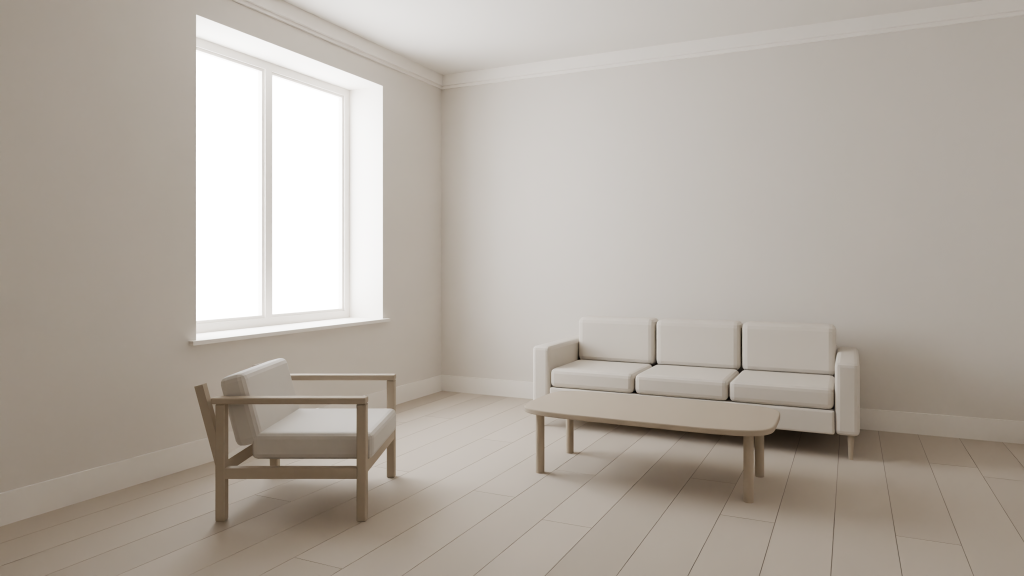
#> input picture assets/blockout/living-room/v4.1/clay.png, 2048 x 1152 px, given in place of pose-m0p-v8b.png, which was not available (shown at 1/2 size)
$ python m0p_fix3.py   (older library calls are emulated)
#> lines starting #> are read from the running program, lines starting #| are printed output that depends on the picture
### assets/renders/house-nordic-v7-2026-11-02/fix_v7.py
#!/usr/bin/env python3
"""
fix_v7.py: the designer's zero-token fixes on the v7 stills (docs/render-v7-review-2026-11-02.md section 7), as new files
next to the originals. render-agent, 2026-11-03. 0 var2 tokens. Nothing of v7 is overwritten.

Each fix reads the normalised still <out_dir>/<id>.png (2736x1539, the input of process_v7 / process_v8), writes
<out_dir>/<id>-fix.png (same size, ungraded) and <out_dir>/<id>-fix.json (what changed, how, the numbers), and leaves the
grade to process_v8.py (--render <id>-fix.png --suffix -fix -> -graded-fix / -frame-fix / -graded-os6-fix /
-measurements-fix / -lock-fix). Coordinates are fractions of the canvas (u right, v down), as in the clay selfcheck.

  python3 fix_v7.py kboy0 | doll | window | w0 | m0 [--preview]
"""
import argparse
import json
import os
import sys

import cv2
import numpy as np
from PIL import Image

HERE = os.path.dirname(os.path.abspath(__file__))
sys.path.insert(0, HERE)
import v7_frames as VF  # noqa: E402

DATE = "2026-11-03"


# ---------------------------------------------------------------------------------------------------------------
# small library
# ---------------------------------------------------------------------------------------------------------------
def load(path):
    return np.asarray(Image.open(path).convert("RGB")).astype(np.float32)


def save(arr, path):
    Image.fromarray(np.clip(arr + 0.5, 0, 255).astype(np.uint8)).save(path)


def gray(a):
    return cv2.cvtColor(np.clip(a, 0, 255).astype(np.uint8), cv2.COLOR_RGB2GRAY).astype(np.float32)


def px(st, u, v):
    """(u, v) fractions -> (x, y) pixels of the still."""
    return int(round(u * st.shape[1])), int(round(v * st.shape[0]))


# [29 lines left out: functions feather, grabcut, not called in this run]


def bbox(mask):
    ys, xs = np.nonzero(mask > 0.5)
    return int(xs.min()), int(xs.max()), int(ys.min()), int(ys.max())


# [28 lines left out: function fill_rows, not called in this run]


def fill_cols(a, hole, band_px=24):
    """Same as fill_rows, column by column (for vertical gradients)."""
    return fill_rows(a.transpose(1, 0, 2), hole.T, band_px).transpose(1, 0, 2)


# [35 lines left out: functions add_texture, inpaint, shift_copy, transform_layer, not called in this run]


def composite(bg, fg, alpha):
    al = alpha[..., None]
    return bg * (1 - al) + fg * al


# [21 lines left out: functions overlay_clay_edges, write_note, not called in this run]


def still_path(fid):
    return os.path.join(VF.out_dir(fid), fid + ".png")


def fix_path(fid):
    return os.path.join(VF.out_dir(fid), fid + "-fix.png")


# ---------------------------------------------------------------------------------------------------------------
# 1. K-boy-0: the sage band and skirting must not wrap the near (south) wall (Bible: band on the east and north walls)
# ---------------------------------------------------------------------------------------------------------------
# [71 lines left out: function fix_kboy0, not called in this run]


# ---------------------------------------------------------------------------------------------------------------
# 2. K-girl: the doll on the desk at the slot's size (review section 7 row 5): scale ~0.70 about its seat on the desk
# ---------------------------------------------------------------------------------------------------------------
DOLL_BOX = (0.6854, 0.7171, 0.462, 0.5742)      # clay selfcheck girl/doll (canvas uv)
DOLL_SCALE = 0.68


# [281 lines left out: functions fix_doll, _leftmost_strong, _rightmost_strong, pane_geometry, quad_mask, fix_window and 4 more, not called in this run]


# render-measured geometry of W0 v7 (uv of the 2736x1539 still), see the note for the clay values
W0_DESK = dict(slab=(0.3143, 0.6736, 0.530, 0.5789), drawer=(0.3238, 0.6433, 0.5789, 0.6381),
               panel_l=(0.3100, 0.3245, 0.5789, 0.8713), panel_r=(0.6425, 0.6780, 0.5789, 0.8713),
               void=(0.3245, 0.6425, 0.6381, 0.7250), chair=(0.4342, 0.5643, 0.5621, 0.7973), cup=(0.378, 0.412, 0.462, 0.540))
W0_SHELF = (0.350, 0.655, 0.178, 0.305)
W0_DY = 0.036            # desk group: drawer top 0.5789 -> clay 0.6148, panel bottom 0.8713 -> 0.9042, chair seat 0.7511 -> 0.7856
W0_DY_SHELF = 0.006      # shelf top 0.2482 -> clay 0.2542
W0_BASKET_BOX = (0.3609, 0.4232, 0.7389, 0.8806)
W0_BIN_BOX = (0.5844, 0.638, 0.7495, 0.8912)
W0_ZONES = dict(skirting_top=0.755, floor_top=0.7966, rug_top=0.862)


# [116 lines left out: function fix_w0, not called in this run]


# ---------------------------------------------------------------------------------------------------------------
# 5. M0: stage 1 of m0-v7-r3.txt: the six moved pieces back to their clay size and place (review section 2.1 (b))
# ---------------------------------------------------------------------------------------------------------------
M0_SOFA_ARMS_RENDER = (0.5069, 0.848)        # m0-v7-r2-measurements.json sofa_width_check
M0_SOFA_ARMS_CLAY = (0.538, 0.8147)
M0_SOFA_BACK_TOP, M0_SOFA_ARM_TOPS = 0.494, (0.560, 0.568)
M0_SOFA_CONTACT_V = 0.814                     # the legs' feet in r2 (matte)
M0_TABLE_BOX = (0.512, 0.762, 0.6787, 0.8699)
M0_ARMCHAIR_BOX = (0.1896, 0.3867, 0.6218, 0.9056)
M0_BASKET_BOX = (0.862, 0.9245, 0.6671, 0.7968)
M0_PENDANT_U, M0_PENDANT_BOTTOM_V = (0.600, 0.655), 0.16
M0_LAMP_BOX, M0_SOCKET = (0.106, 0.130, 0.351, 0.444), (0.117, 0.431)
M0_ZONES = dict(skirting_top=0.710, floor_top=0.722, rug_top=0.785, cornice=(0.068, 0.097), curtain_hem=0.825, curtains=((0.112, 0.234), (0.316, 0.405)))


# [227 lines left out: functions m0_sofa_matte, clean_light, place_in_box, fix_m0, not called in this run]


# [6 lines that do not run on import are left out]

### assets/renders/house-nordic-v7-2026-11-02/fix_m0_12.py
#!/usr/bin/env python3
"""
fix_m0_12.py: M0 1.2 in code (briefs/render-m0-composite-and-cleanup-2026-11-04.md task 1; render-agent, 2026-11-04; 0 var2 tokens).

The model enlarged the living fixed furniture in every M0 1.2 attempt (m0-v8b, m0-v8b-r2, pose-m0p-v8b) while the shell, the window,
the armchair and the pendant landed on the clay; as in fix_v7.py (M0 r2) and fix_v8.py (B1 r3, W0-in r2), the pieces are put back on
the round-5b clay in code:
  m0   (on m0-v8b-r2, the reserve: the closest): the sofa group (sofa, back and scatter cushions, throw, legs and the shadow under its
       base) scaled uniformly about the mid-point of its measured outline and moved so its arms, back top and front-leg foot land on the
       clay's; the coffee-table group (oak table, runner, candle holders, bowl) scaled about its near legs onto the clay table; the holes
       filled by zone as in fix_v7 (wall column-wise from above with the wall's texture, skirting / floor / rug row-wise with their
       textures), the sofa's shadow on the wall and the floor carried as a ratio map with it;
  m0p  (on pose-m0p-v8b): the same for its sofa group and table;
  m0x  (on pose-m0x-v8b): one vertical affine (the frame's shift / scale from lock_v2's register).
Outputs next to each render: <id>-fix.png, <id>-fix.json (what, how, the numbers). The raw renders are never overwritten.
  python3 fix_m0_12.py m0 | m0p | m0x | all
"""
import json
import os
import sys

import cv2
import numpy as np

HERE = os.path.dirname(os.path.abspath(__file__))
sys.path.insert(0, HERE)
import fix_v7 as F  # noqa: E402

REPO = os.path.abspath(os.path.join(HERE, "..", "..", ".."))
R5B = os.path.join(REPO, "assets", "blockout", "house", "framing", "round5b")
OUT = {"m0-v8b-r2": "assets/renders/living-room/nordic/v8/", "pose-m0p-v8b": "assets/renders/poses/nordic/v8/", "pose-m0x-v8b": "assets/renders/poses/nordic/v8/"}
CLAY = {"m0-v8b-r2": "M0.png", "pose-m0p-v8b": "poses/M0p.png", "pose-m0x-v8b": "poses/M0x.png"}
FRAME = {"m0-v8b-r2": "M0", "pose-m0p-v8b": "M0p", "pose-m0x-v8b": "M0x"}
DATE = "2026-11-04"


FIX_SUF = "-fix"          # fix3 (2026-11-05, fix_v10 / m0p3) sets "-fix3-base": new files, the -fix stills QA checked stay
RAW_OVERRIDE = {}         # jid -> the still the composite starts from (m0p3: the raw after the vertical affine)


def still(jid):
    if jid in RAW_OVERRIDE:
        return F.load(RAW_OVERRIDE[jid])
    return F.load(os.path.join(REPO, OUT[jid], jid + ".png"))


def clay(jid, W, H):
    from PIL import Image
    im = Image.open(os.path.join(R5B, CLAY[jid])).convert("RGB").resize((W, H), Image.LANCZOS)
    return np.asarray(im).astype(np.float32)


def out_fix(jid):
    return os.path.join(REPO, OUT[jid], jid + FIX_SUF + ".png")


def gray(a):
    return cv2.cvtColor(np.clip(a, 0, 255).astype(np.uint8), cv2.COLOR_RGB2GRAY).astype(np.float32)


def hls(a):
    h = cv2.cvtColor(np.clip(a, 0, 255).astype(np.uint8), cv2.COLOR_RGB2HLS).astype(np.float32)
    return h[..., 0] * 2, h[..., 1] / 2.55, h[..., 2] / 2.55


# [4 lines left out: function energy, not called in this run]


def dil(m, k):
    return cv2.dilate((m > 0.5).astype(np.uint8), np.ones((2 * k + 1, 2 * k + 1), np.uint8)).astype(np.float32)


# [7 lines left out: function fill_holes, not called in this run]


def line_y(x, p0, p1):
    return p0[1] + (x - p0[0]) * (p1[1] - p0[1]) / (p1[0] - p0[0])


# [5 lines left out: function affine, not called in this run]


def warp(img, M, W, H, interp=None):
    flags = interp if interp is not None else (cv2.INTER_AREA if M[0, 0] < 1 else cv2.INTER_CUBIC)
    return cv2.warpAffine(img, M, (W, H), flags=flags, borderMode=cv2.BORDER_CONSTANT, borderValue=0)


def edges_v(g, r0, r1, c0, c1):
    p = np.abs(np.diff(g[r0:r1], axis=1)).mean(0)
    return c0 + int(np.argmax(p[c0:c1]))


def edges_h(g, c0, c1, r0, r1):
    p = np.abs(np.diff(g[:, c0:c1], axis=0)).mean(1)
    return r0 + int(np.argmax(p[r0:r1]))


def save_note(jid, note):
    note = dict(asset_id=jid + FIX_SUF, date=DATE, script="assets/renders/house-nordic-v7-2026-11-02/fix_m0_12.py", **{"tokens": 0, **note})
    json.dump(note, open(os.path.join(REPO, OUT[jid], jid + FIX_SUF + ".json"), "w"), indent=1, ensure_ascii=False)


# ---------------------------------------------------------------------------------------------------------------
# M0 (m0-v8b-r2): measured outlines (canvas px of the 2736 x 1539 still; render / clay), the sofa base line and feet line
# ---------------------------------------------------------------------------------------------------------------
M0 = dict(
    sofa_render=dict(arm_l=1246, arm_r=2483, back_top=832, foot_r=1354, base_l=(1246, 1171), base_r=(2483, 1272), feet_l=(1282, 1203), feet_r=(2445, 1356)),
    sofa_rect=(1236, 2600, 790, 1365), throw_rect=(2440, 2600, 960, 1350), leg_l=(1266, 1298, 1165, 1208), leg_r=(2420, 2468, 1262, 1360),
    table_rect=(1240, 2232, 1035, 1539), runner_poly=[(1365, 1128), (1612, 1128), (1600, 1300), (1597, 1415), (1368, 1415), (1368, 1300)],
    bowl_rect=(1945, 2120, 1160, 1278), holders_rect=(1812, 1950, 1035, 1250),
    table_near_line=((1300, 1247.0), (2000, 1318.0)),
    # the back wall's lines and the rug's far edge (canvas px, measured on the still: |d/dy| maxima of columns either side of the sofa)
    throw_fringe_box=(2478, 2590, 1325, 1362),
    skirting_line=((1100, 1090.0), (2635, 1201.5)), floor_line=((1100, 1130.5), (2635, 1257.0)), rug_line=((1150, 1222.0), (2650, 1353.0)))


# the clay targets (round-5b M0.png at the still's size; the same column / row edge measurements): sofa arms' outer edges, the middle
# back cushion's top, the right front foot; the table top's ends and far edge, the near-left leg's foot
M0_CLAY = dict(sofa=dict(arm_l=1290, arm_r=2373, back_top=941, foot_r=1407),
               table=dict(x0=1260, x1=2145, far=1176, foot_l=1468))
M0_TABLE_R = dict(x0=1256, x1=2204, far=1118, foot_l=1452)
M0_TEX = dict(wall=(2560, 620, 2720, 760), floor=(2612, 1262, 2730, 1342), rug=(2250, 1420, 2450, 1530), sofa_base=(2210, 1190, 2400, 1250))
CFG_M0 = dict(jid="m0-v8b-r2", geom=M0, clay=M0_CLAY, table_r=M0_TABLE_R, tex=M0_TEX, skirting_cols=((1190, 1236), (2606, 2660)),
              rug_left_edge=((1000, 1277.0), (1130, 1220.0)), foot_l_x=1324, under_cols=(2212, 2433),
              strips=(("right strip: skirting + floor", (2370, 9999), 128, 14, 1, "upper"), ("right strip: rug edge", (2370, 9999), 86, 8, 3, "lower"),
                      ("left strip", (0, 1305), -62, 10, 1, "below"), ("old right leg (rug)", (2075, 2160), 74, 10, 1, "below")))
# M0p (pose-m0p-v8b): frontal; the back wall's lines are level; the throw hangs over the right arm in front, its fringe below the base
M0P = dict(
    sofa_render=dict(arm_l=382, arm_r=1645, back_top=820, foot_r=1283, base_l=(382, 1213), base_r=(1645, 1213), feet_l=(432, 1280), feet_r=(1602, 1283)),
    sofa_rect=(372, 1690, 790, 1300), throw_rect=(1630, 1690, 880, 1215), leg_l=(412, 466, 1205, 1287), leg_r=(1584, 1620, 1205, 1290),
    table_rect=(430, 1435, 1040, 1539), runner_poly=[(580, 1150), (907, 1150), (832, 1287), (832, 1430), (571, 1430), (571, 1287)],
    bowl_rect=(1158, 1322, 1150, 1240), holders_rect=(1005, 1138, 1050, 1230),
    table_near_line=((441, 1285.0), (1422, 1285.0)),
    skirting_line=((0, 1148.5), (2736, 1148.5)), floor_line=((0, 1196.0), (2736, 1196.0)), rug_line=((0, 1265.0), (2736, 1265.0)))
M0P_CLAY = dict(sofa=dict(arm_l=488.5, arm_r=1507.5, back_top=932.5, foot_r=1317),
                table=dict(x0=453, x1=1332, far=1187, foot_l=1535.5))
M0P_TABLE_R = dict(x0=441, x1=1422, far=1155, foot_l=1490)
M0P_TEX = dict(wall=(1750, 600, 1900, 750), floor=(1700, 1202, 1950, 1258), rug=(1500, 1350, 1700, 1480), sofa_base=(1425, 1135, 1475, 1205))
CFG_M0P = dict(jid="pose-m0p-v8b", geom=M0P, clay=M0P_CLAY, table_r=M0P_TABLE_R, tex=M0P_TEX, skirting_cols=((250, 330), (1700, 1780)), leg_s_min=26, leg_cols=((500, 550), (1300, 1353)),
               rug_left_edge=None, foot_l_x=525, under_cols=(1428, 1478), fringe_below_base=(1478, 1585, 1205, 1252),
               # (the rug's far-right corner is at x ~1740: its edge rows come from the 50 px of edge beyond the hole, 4 passes;
               # its body from 70 px in front)
               strips=(("right strip: skirting + floor", (1490, 9999), 190, 14, 1, "upper"), ("right strip: rug edge", (1490, 1745), 46, 4, 5, "rugedge"),
                       ("right strip: rug body", (1490, 1745), 0, 8, 1, "rugbody", 72),
                       ("left strip", (0, 500), -128, 14, 1, "below"),
                       ("old table right end and leg (rug)", (1300, 1440), 100, 10, 1, "below")))
CFG = CFG_M0


# [147 lines left out: functions use, sofa_matte_m0, table_matte_m0, debug_m0, not called in this run]


# ---------------------------------------------------------------------------------------------------------------
# fills: the back wall's lines slope (perspective), so the floor / rug / sofa-base rows are filled in a sheared frame where
# they are horizontal (integer column shifts: exact inverse); the skirting by its own profile (parameter t between its lines)
# ---------------------------------------------------------------------------------------------------------------
def shear_d(W, slope, x0=1100):
    return np.round(slope * (np.arange(W) - x0)).astype(int)


# [26 lines left out: functions to_sheared, from_sheared, sheared_rows_fill, not called in this run]


def add_texture_m(a, filled, hole, src_box_px, strength=0.8, blur=6):
    import fix_v8 as F8
    return F8.add_texture_m(a, filled, hole, src_box_px, strength=strength, blur=blur)


# [186 lines left out: functions skirting_fill, _jacobi, laplace_fill, shift_fill, blur_n, not called in this run]


def aff(sx, sy, tx, ty):
    return np.float32([[sx, 0, tx], [0, sy, ty]])


# [12 lines left out: functions fit_axes, warp_layer, not called in this run]


def map_pt(Mx, x, y):
    return float(Mx[0, 0] * x + Mx[0, 2]), float(Mx[1, 1] * y + Mx[1, 2])


# [395 lines left out: functions fix_m0, _pipeline, lock_and_grade, fix_m0p, fix_m0x, grade5, not called in this run]


# [15 lines that do not run on import are left out]

### assets/renders/house-nordic-v7-2026-11-02/m0p_fix3.py
#!/usr/bin/env python3
"""
m0p_fix3.py: M0p 1.2 fix3 (QA qa/reports/2026-11-04-m0-fix2-cb0-g1.md §2 / §8; the coordinator's message of 2026-11-05). render-agent,
0 var2 tokens. New files only: pose-m0p-v8b-va.png / .json (the raw after the vertical affine), -fix3-base.png / .json (the composite),
-fix3.png / .json (+ the triptych), their lock_v2 records and grading v5. The -fix / -fix2 files QA checked are read, never written.

  1. the raw still's shell is ~1.3 % short vertically against the round-5b clay, uniformly across the frame (QA): one vertical affine,
     fitted by least squares to the shell lines measured in the raw and the clay (the cornice's two edges, the skirting's top, the floor
     line; their sub-pixel |d/dy| peaks over the wall columns left and right of the sofa), applied to the raw before anything else;
  2. the sofa / table composite (fix_m0_12.fix_m0 with the M0p config) redone on that still, the config's y values carried by the same
     affine; the table top under the bowl and the candle holders filled before the table is warped (the duplicated bowl rim);
  3. the triptych (art_m0_12) warped onto the new composite.
  python3 m0p_fix3.py [all | va | composite | art | lock]
"""
import copy
import json
import os
import sys

import cv2
import numpy as np

HERE = os.path.dirname(os.path.abspath(__file__))
sys.path.insert(0, HERE)
import fix_v7 as F  # noqa: E402
import fix_m0_12 as M  # noqa: E402

REPO = M.REPO
DATE = "2026-11-05"
SCRIPT = "assets/renders/house-nordic-v7-2026-11-02/m0p_fix3.py"
JID = "pose-m0p-v8b"
OD = os.path.join(REPO, M.OUT[JID])
VA = os.path.join(OD, JID + "-va.png")
# the shell lines: (name, render search rows, clay search rows, columns, sign of d/dy at the edge)
LINES = [("cornice, upper edge", (118, 136), (124, 142), "-"), ("cornice, lower edge", (134, 150), (138, 156), "-"),
         ("skirting top", (1140, 1160), (1150, 1168), "c"), ("floor line", (1186, 1206), (1205, 1225), "-")]
COLS = [(150, 350), (1700, 1880)]
# fitted on the room's junctions (the cornice's lower edge = wall / cornice, the floor line = wall / floor); the skirting's top is reported
# only: the render draws the skirting ~10 px lower than the clay's (47 vs 57 px), a content difference, not the camera's
FIT_LINES = ("cornice, lower edge", "floor line")


def peak(img, y0, y1, sign):
    g = M.gray(img)
    gy = cv2.Sobel(cv2.GaussianBlur(g, (0, 0), 1.2), cv2.CV_32F, 0, 1, ksize=3)
    vals = []
    for x0, x1 in COLS:
        p = gy[y0:y1, x0:x1].mean(1)
        p = -p if sign == "-" else (np.abs(p) if sign == "c" else p)
        i = int(np.argmax(p))
        if 0 < i < len(p) - 1:
            den = p[i - 1] - 2 * p[i] + p[i + 1]
            off = 0.5 * (p[i - 1] - p[i + 1]) / den if den != 0 else 0.0
        else:
            off = 0.0
        vals.append(float(y0 + i + off))
    return float(np.mean(vals)), [round(v, 2) for v in vals]


def va():
    a = M.still(JID)
    H, W = a.shape[:2]
    c = M.clay(JID, W, H)
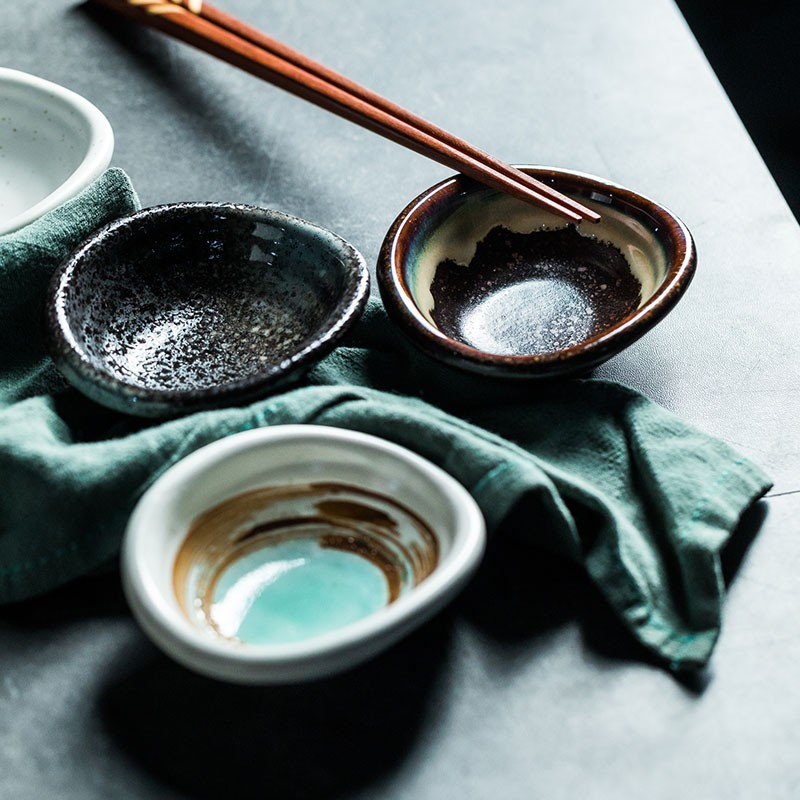
#> input picture assets/renders/house-nordic-2026-10-25/refs/-cjdropshipping-com-03662613-e827-41df-8c88-c4917c2466f2-jpg.jpg, 800 x 800 px, given in place of M0p.png, which was not available
#> in clay, `im = Image.open(os.path.join(R5B, CLAY[jid])).convert("RGB").resize((W..`:
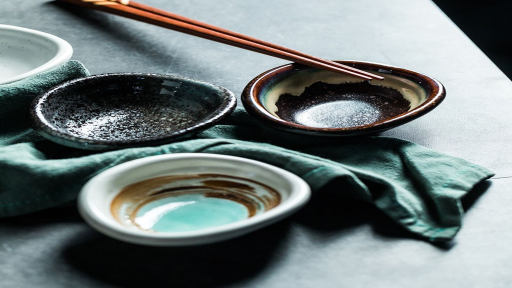
#> im: PIL image 2048x1152 RGB (shown at 1/4 size); mean R, G, B 111.7, 121.4, 121
    rows = []
    for nm, rr, rc, sg in LINES:
        yr, yrs = peak(a, *rr, sg)
        yc, ycs = peak(c, *rc, sg)
        rows.append(dict(line=nm, render=round(yr, 2), clay=round(yc, 2), d=round(yr - yc, 2), render_lr=yrs, clay_lr=ycs))
#> this loop made 4 passes
#> (yr, yrs, yc, ycs) on passes 1 to 3: (124.7, [129.7, 119.6], 136.3, [141, 131.7]), (147.3, [145.6, 149], 151.4, [147.8, 155]), (1144.1, [1144.4, 1143.8], 1150, [1150, 1150])
#> pass 1, in peak, `gy = cv2.Sobel(cv2.GaussianBlur(g, (0, 0), 1.2), cv2.CV_32F, 0, 1, ksi..`:
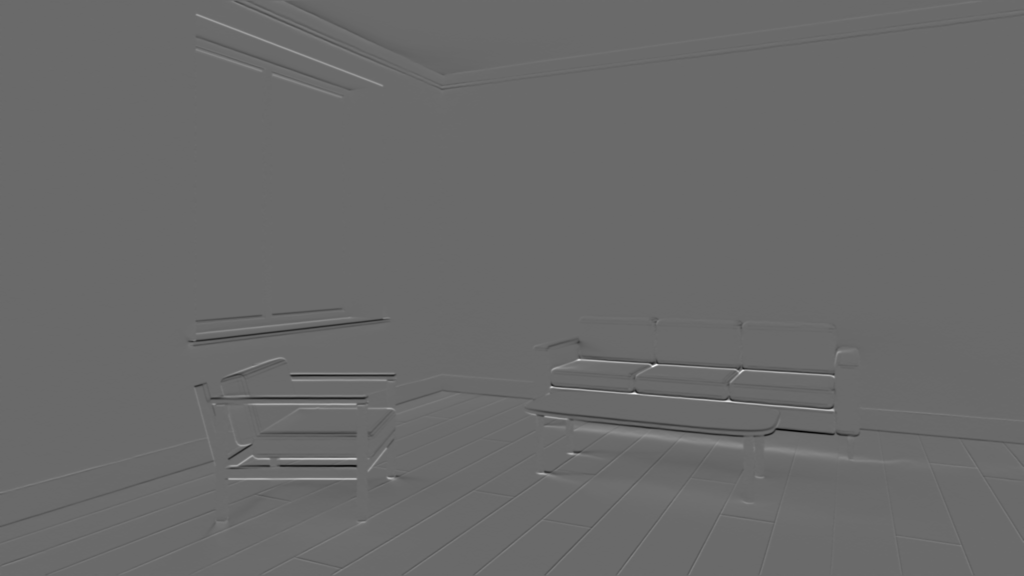
#> gy: shape (1152, 2048) float32 (shown at 1/2 size); min -259.5, max 362.3, mean -0.2; drawn with min black and max white
#> after the loop, rows = 3 items
#> (the rest of the program and of its run is left out)
